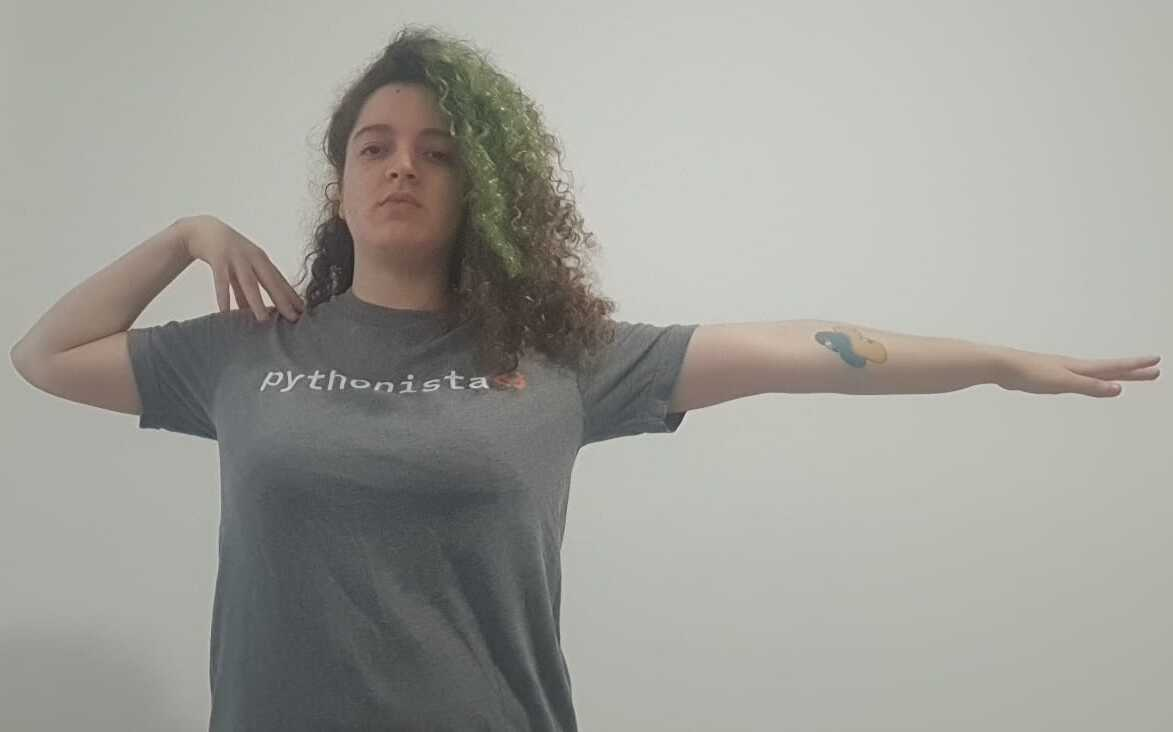
#> input picture 1.jpeg, 1173 x 732 px
$ python 10_poses.py
#> lines starting #> are read from the running program, lines starting #| are printed output that depends on the picture
import matplotlib.pyplot as plt
import networkx as nx
import PIL

poses = {
    "1": "1.jpeg",
    "2": "2.jpeg",
    "3": "3.jpeg",
}

# Load images
images = {k: PIL.Image.open(fname) for k, fname in poses.items()}
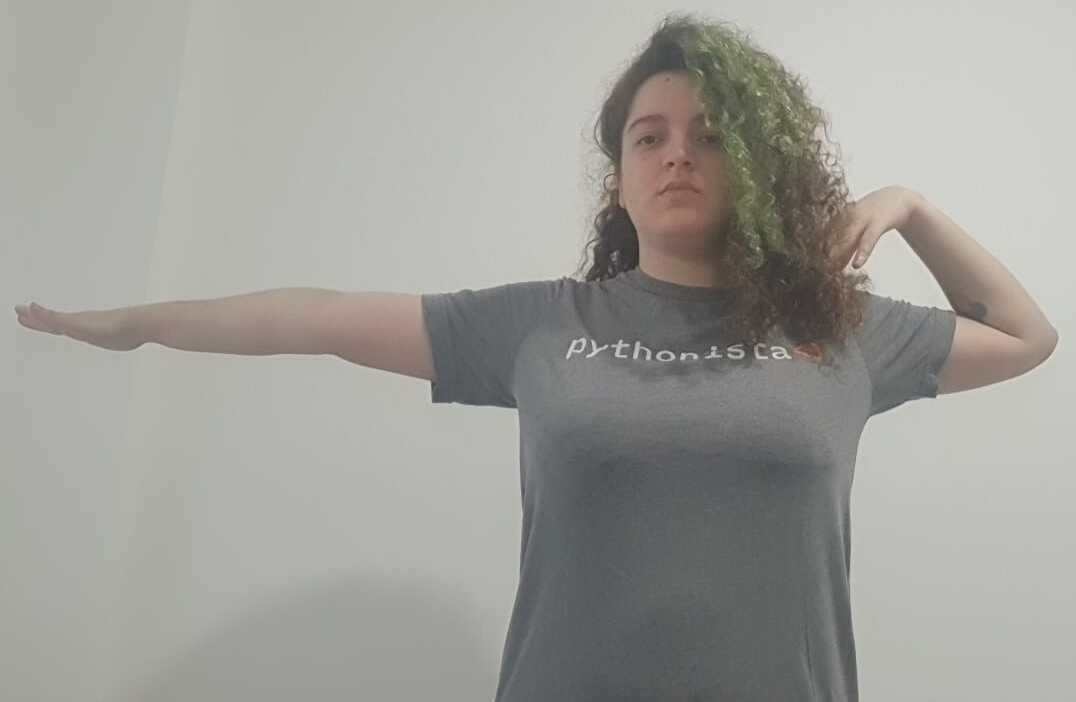
#> input picture 2.jpeg, 1076 x 702 px
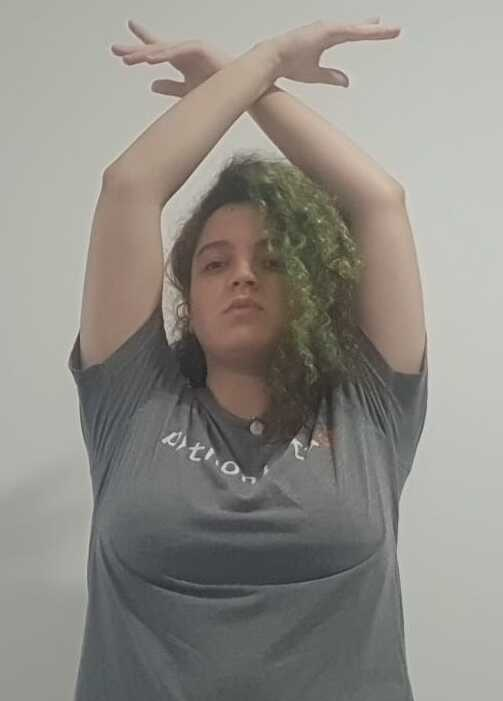
#> input picture 3.jpeg, 503 x 701 px
#> images = 3 items


# Creates the graph
G = nx.Graph()

# Add photos to nodes
G.add_node(1, image=images["1"])
G.add_node(2, image=images["2"])
G.add_node(3, image=images["3"])

# Creates the edges
G.add_edge(1, 2)
G.add_edge(1, 3)
G.add_edge(3, 1)
G.add_edge(2, 3)
G.add_edge(2, 2)


# Creates the layout and draws the graph
pos = nx.spring_layout(G)
fig, ax = plt.subplots()

# Edge characteristics
nx.draw_networkx(
    G,
    pos=pos,
    arrows=True,
    arrowstyle="->",
    min_source_margin=15,
    min_target_margin=15,
    with_labels=True,
    node_size=2500,
)

# Transformation of data coordinates (scaled between xlim and ylim) to visualization coordinates
tr_figure = ax.transData.transform
# Transform visualization into figure coordinates
tr_axes = fig.transFigure.inverted().transform

# Select the image size (relative to the X axis)
icon_size = (ax.get_xlim()[1] - ax.get_xlim()[0]) * 0.025
icon_center = icon_size / 2.0

# Add the respective image to each node
for n in G.nodes:
    xf, yf = tr_figure(pos[n])
    xa, ya = tr_axes((xf, yf))
    # get overlapping axes and graph icon
    a = plt.axes([xa - icon_center, ya - icon_center, icon_size, icon_size])
    a.imshow(G.nodes[n]["image"])
    a.axis("off")

plt.show()
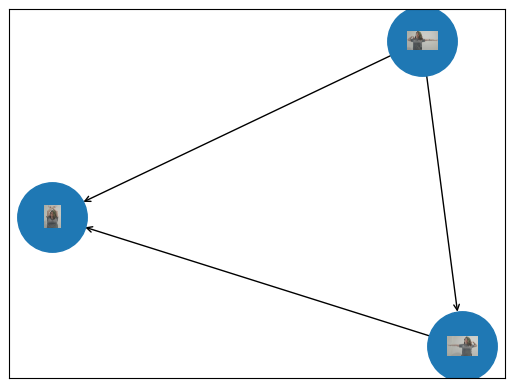
#> figure drawn by matplotlib, 4 panels
